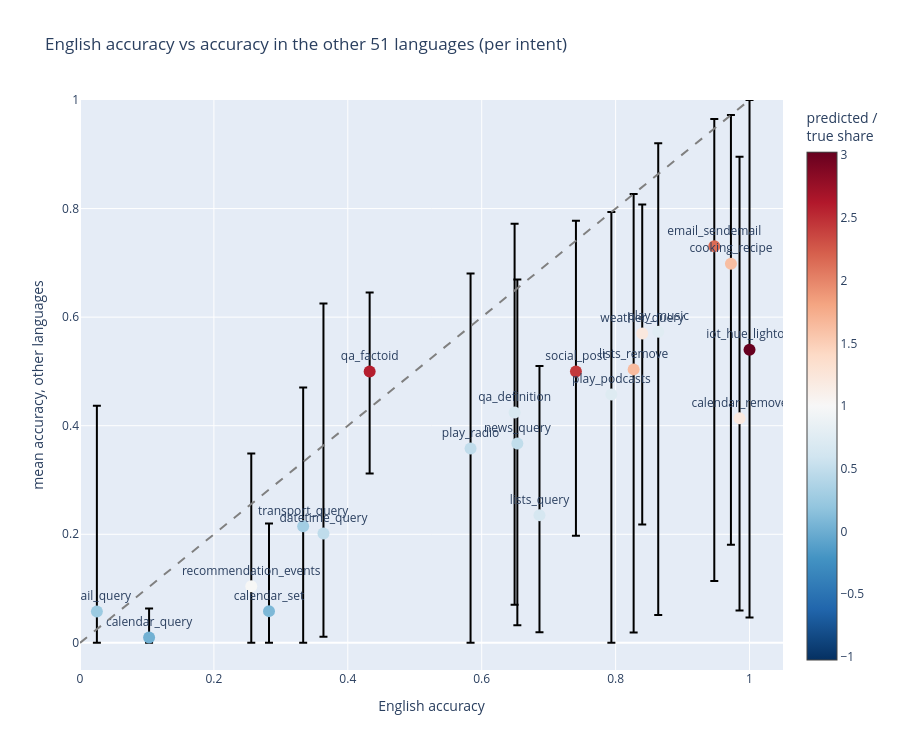

Notebook code for this chart:
### Markdown cell above
Each dot is an intent. The x-axis is its accuracy in English and the y-axis its mean accuracy over the other 51 languages. The dashed diagonal marks "same accuracy as in English" and the bar shows the lowest to the highest language. The colour shows how often the model predicts the label compared with how often it truly occurs.

### Code cell
import plotly.express as px  
EN = "en-US"
others = [l for l in acc.index if l != EN]

       
true_share = df[df.locale == EN].intent.value_counts(normalize=True)
pred_share = df.pred.value_counts(normalize=True)

it = pd.DataFrame({
    "english": acc.loc[EN],
    "mean_other": acc.loc[others].mean(),
    "min_other": acc.loc[others].min(),
    "max_other": acc.loc[others].max(),
    "n_per_locale": cnt.loc[EN],
})
it["pred_ratio"] = pred_share.reindex(it.index) / true_share.reindex(it.index)

fig = go.Figure()
fig.add_shape(type="line", x0=0, y0=0, x1=1, y1=1, line=dict(dash="dash", color="grey"))
fig.add_trace(go.Scatter(
    x=it.english, y=it.mean_other, mode="markers+text", text=it.index, textposition="top center",
    marker=dict(size=12, color=it.pred_ratio, colorscale="RdBu_r", cmid=1, colorbar=dict(title="predicted /<br>true share")),
    error_y=dict(type="data", symmetric=False, array=(it.max_other - it.mean_other), arrayminus=(it.mean_other - it.min_other)),
    customdata=np.c_[it.n_per_locale, it.min_other, it.max_other, it.pred_ratio],
    hovertemplate="%{text}<br>English %{x:.2f}<br>mean other %{y:.2f}<br>range %{customdata[1]:.2f} to %{customdata[2]:.2f}"
                  "<br>n per locale %{customdata[0]}<br>pred/true share %{customdata[3]:.2f}<extra></extra>"))
fig.update_layout(title="English accuracy vs accuracy in the other 51 languages (per intent)",
                  xaxis_title="English accuracy", yaxis_title="mean accuracy, other languages", height=750,
                  xaxis_range=[0, 1.05], yaxis_range=[-0.05, 1.0])
fig.show()
it.sort_values("mean_other").round(2)

### Figure 1 — Plotly figure (JSON) as saved in the notebook; plotly's stock layout.template omitted (floating-point values rounded to 4 significant figures)
{"data": [{"customdata": [[126.0, 0.0, 0.06349, 0.02503], [67.0, 0.0597, 0.8955, 1.201], [209.0, 0.0, 0.2201, 0.08152], [72.0, 0.1806, 0.9722, 1.623], [88.0, 0.01136, 0.625, 0.4775], [119.0, 0.0, 0.437, 0.2498], [114.0, 0.114, 0.9649, 2.145], [43.0, 0.04651, 1.0, 3.024], [51.0, 0.01961, 0.5098, 0.6482], [52.0, 0.01923, 0.8269, 1.641], [124.0, 0.03226, 0.6694, 0.4904], [176.0, 0.05114, 0.9205, 0.7561], [63.0, 0.0, 0.7937, 0.735], [72.0, 0.0, 0.6806, 0.484], [57.0, 0.07018, 0.7719, 0.6805], [141.0, 0.3121, 0.6454, 2.587], [43.0, 0.0, 0.3488, 1.006], [81.0, 0.1975, 0.7778, 2.433], [51.0, 0.0, 0.4706, 0.293], [156.0, 0.2179, 0.8077, 1.211]], "error_y": {"array": [0.05353, 0.482, 0.1616, 0.2737, 0.4234, 0.3793, 0.2344, 0.4601, 0.2745, 0.3232, 0.3022, 0.3474, 0.3361, 0.3224, 0.3474, 0.1453, 0.2444, 0.2779, 0.2557, 0.2377], "arrayminus": [0.00996, 0.3538, 0.05845, 0.518, 0.1903, 0.05767, 0.6164, 0.4934, 0.2157, 0.4845, 0.3349, 0.5219, 0.4575, 0.3581, 0.3543, 0.188, 0.1044, 0.3023, 0.2149, 0.3521], "symmetric": false, "type": "data"}, "hovertemplate": "%{text}<br>English %{x:.2f}<br>mean other %{y:.2f}<br>range %{customdata[1]:.2f} to %{customdata[2]:.2f}<br>n per locale %{customdata[0]}<br>pred/true share %{customdata[3]:.2f}<extra></extra>", "marker": {"cmid": 1, "color": [0.02503, 1.201, 0.08152, 1.623, 0.4775, 0.2498, 2.145, 3.024, 0.6482, 1.641, 0.4904, 0.7561, 0.735, 0.484, 0.6805, 2.587, 1.006, 2.433, 0.293, 1.211], "colorbar": {"title": {"text": "predicted /<br>true share"}}, "colorscale": [[0, "rgb(5,48,97)"], [0.1, "rgb(33,102,172)"], [0.2, "rgb(67,147,195)"], [0.3, "rgb(146,197,222)"], [0.4, "rgb(209,229,240)"], [0.5, "rgb(247,247,247)"], [0.6, "rgb(253,219,199)"], [0.7, "rgb(244,165,130)"], [0.8, "rgb(214,96,77)"], [0.9, "rgb(178,24,43)"], [1, "rgb(103,0,31)"]], "size": 12}, "mode": "markers+text", "text": ["calendar_query", "calendar_remove", "calendar_set", "cooking_recipe", "datetime_query", "email_query", "email_sendemail", "iot_hue_lightoff", "lists_query", "lists_remove", "news_query", "play_music", "play_podcasts", "play_radio", "qa_definition", "qa_factoid", "recommendation_events", "social_post", "transport_query", "weather_query"], "textposition": "top center", "type": "scatter", "x": [0.1032, 0.9851, 0.2823, 0.9722, 0.3636, 0.02521, 0.9474, 1.0, 0.6863, 0.8269, 0.6532, 0.8636, 0.7937, 0.5833, 0.6491, 0.4326, 0.2558, 0.7407, 0.3333, 0.8397], "y": [0.00996, 0.4135, 0.05845, 0.6985, 0.2016, 0.05767, 0.7305, 0.5399, 0.2353, 0.5038, 0.3672, 0.5731, 0.4575, 0.3581, 0.4245, 0.5001, 0.1044, 0.4999, 0.2149, 0.57]}], "layout": {"height": 750, "shapes": [{"line": {"color": "grey", "dash": "dash"}, "type": "line", "x0": 0, "x1": 1, "y0": 0, "y1": 1}], "title": {"text": "English accuracy vs accuracy in the other 51 languages (per intent)"}, "xaxis": {"range": [0, 1.05], "title": {"text": "English accuracy"}}, "yaxis": {"range": [-0.05, 1], "title": {"text": "mean accuracy, other languages"}}}}
